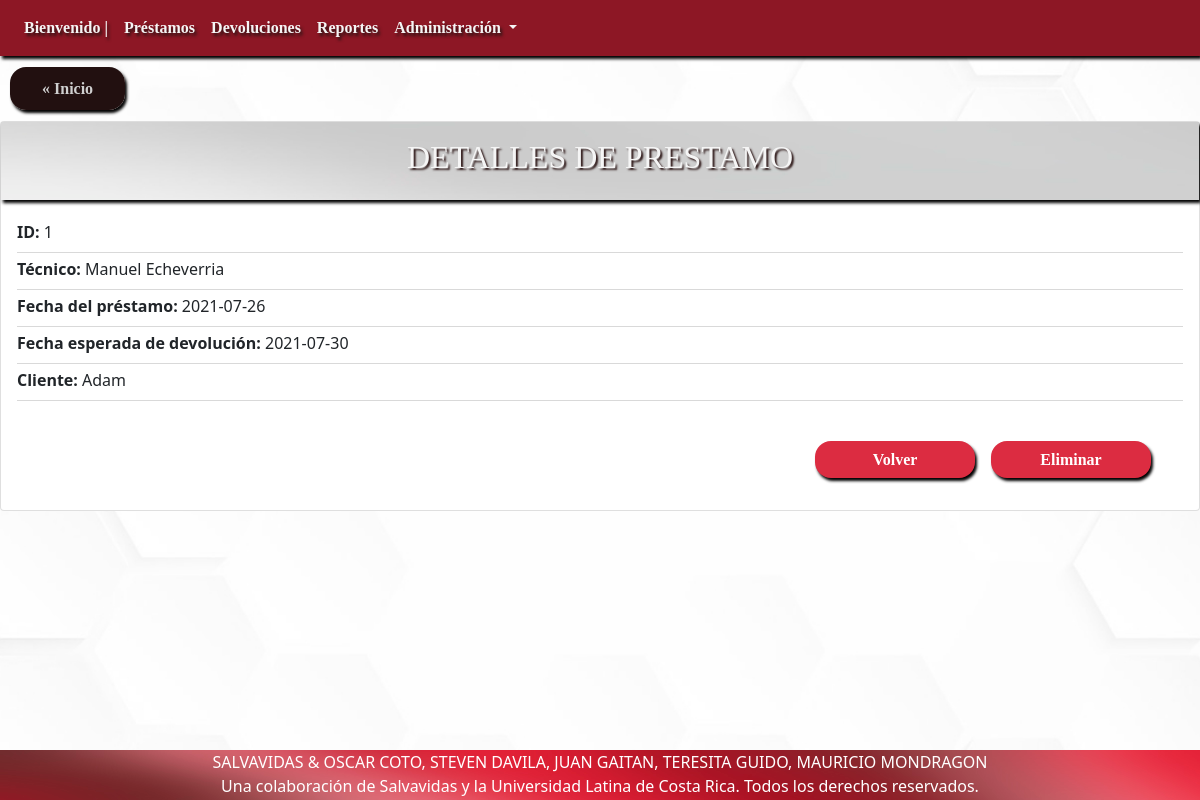
The app's page /?c=detallePrestamo&idPrestamo=1 with its own data.
### tables this page shows
CREATE TABLE `prestamo` (
  `idPrestamo` int(11) NOT NULL,
  `idTecnico` varchar(25) NOT NULL,
  `fechaPrestamo` date DEFAULT current_timestamp(),
  `fechaEsperadaDevolucion` date DEFAULT NULL,
  `cliente` varchar(50) DEFAULT NULL
);

CREATE TABLE `tecnico` (
  `idTecnico` varchar(25) NOT NULL,
  `primerNombre` varchar(50) NOT NULL,
  `segundoNombre` varchar(50) DEFAULT NULL,
  `primerApellido` varchar(50) NOT NULL,
  `segundoApellido` varchar(50) DEFAULT NULL,
  `telefono` varchar(25) DEFAULT NULL,
  `correoElectronico` varchar(50) DEFAULT NULL,
  `direccion` varchar(500) DEFAULT NULL,
  `fechaInclusion` date DEFAULT current_timestamp()
);

### controller/detallePrestamo.php (called while the page is built, shortened)
<?php
include 'model/Prestamo.php';
$prestamoId = $_GET['idPrestamo'];
$sPrestamo = new Prestamo();
    $selectPrestamo = $sPrestamo->seleccionarPrestamo($prestamoId);
    $Tecnico = new Tecnico();
    $allTecnico = $Tecnico->seleccionarAllTecnico();
include 'view/verDetallePrestamo.php';

### model/Prestamo.php (called while the page is built, shortened)
<?php
include_once "model/Tecnico.php";
class Prestamo {
    public function __construct($idPrestamo = 0, $idTecnico = "",$fechaPrestamo = "",$fechaEsperadaDevolucion="",
    $cliente = "") {
        $this->idPrestamo = $idPrestamo;
        $this->idTecnico = $idTecnico;
        $this->fechaPrestamo = $fechaPrestamo;
        $this->fechaEsperadaDevolucion = $fechaEsperadaDevolucion;
        $this->cliente = $cliente;
    }
    function seleccionarPrestamo($idPrestamo = "") {
        $query = "SELECT * FROM prestamo";
        if ($idPrestamo) {
            $query .= " where idPrestamo = '$idPrestamo'";
        }
        $pdo = new Connection();
        $pdo = $pdo->open();
        $result = $pdo->query($query);
        $rows = [];
        foreach ($result->fetchAll() as $row) {
            $rows[] = new Prestamo($row['idPrestamo'], $row['idTecnico'],$row['fechaPrestamo'],
            $row['fechaEsperadaDevolucion'],$row['cliente']);
        }
        return $rows;
    }
}

### model/Tecnico.php (called while the page is built, shortened)
<?php
class Tecnico
{
  public function __construct($idTecnico = "",$primerNombre = "", $segundoNombre = "", $primerApellido = "", $segundoApellido = "", $telefono = "", $correoElectronico = "", $direccion = "", $fechaInclusion = "") {
    $this->idTecnico = $idTecnico;
    $this->primerNombre = $primerNombre;
    $this->primerApellido = $primerApellido;
  }
  function seleccionarAllTecnico() {
    $query = "SELECT * FROM tecnico";
    $pdo = new Connection();
    $pdo = $pdo->open();
    $result = $pdo->query($query);
    $rows = [];
    foreach ($result->fetchAll() as $row) {
        $rows[] = new Tecnico($row['idTecnico'], $row['primerNombre'],$row['segundoNombre'],$row['primerApellido'],$row['segundoApellido'],$row['telefono'],$row['correoElectronico'],$row['direccion'],$row['fechaInclusion']);
    }
    return $rows;
}
}

### view/verDetallePrestamo.php (the view, shortened to what this page needs)
<div class="upside">
    <a href="index.php" class="Inicio">« Inicio</a>
</div>
<div class="card" id="ListaCompleta">
    <div class="card-title">
        <h2> DETALLES DE PRESTAMO </h2>
    </div>
    <?php
        foreach ($selectPrestamo as $value) {    ?>
    <div class="card-body">
        <p class="card-subtitle mb-2" id="card-subtitle">
            <strong>ID: </strong> <?php echo $value->idPrestamo; ?></p>
                <div class="dropdown-divider"></div>
        <p class="card-subtitle mb-2" id="card-subtitle">
        <strong>Técnico: </strong>
        <?php foreach ($allTecnico as $tecnico) { if ($tecnico->idTecnico == $value->idTecnico){ ?>
             <?php echo $tecnico->primerNombre; ?> <?php echo $tecnico->primerApellido; ?></p>
        <?php } } ?>
                <div class="dropdown-divider"></div>
        <p class="card-subtitle mb-2" id="card-subtitle">
            <strong> Fecha del préstamo: </strong><?php echo $value->fechaPrestamo; ?></p>
                <div class="dropdown-divider"></div>
        <p class="card-subtitle mb-2" id="card-subtitle">
            <strong>Fecha esperada de devolución: </strong> <?php echo $value->fechaEsperadaDevolucion; ?></p>
                <div class="dropdown-divider"></div>
        <p class="card-subtitle mb-2" id="card-subtitle">
            <strong>Cliente: </strong> <?php echo $value->cliente; ?></p>
                <div class="dropdown-divider"></div>
    </div>
    <div class="card-dfooter">
        <a href="?c=eliminarPrestamo&idPrestamo=<?php echo $value->idPrestamo; ?>" class="card-link">Eliminar</a>
        <a href="?c=detalleAllPrestamo" class="card-link">Volver</a>
    </div>
    <?php   }  ?>
</div>

### css/style.css (style rules this page uses)
body { background-image: url("../img/wallpaper.jpg"); background-position: center; background-attachment: fixed; background-size:cover; }
.card { margin: auto; width: 100%; display: flexbox; }
.card .card-title { background-image: url("../img/card-subtitle-wallpaper.jpg"); color: whitesmoke; text-align: center; font-family: "Arial Black"; box-shadow: 2px 3px 3px black; }
.card .card-title h2 { text-shadow: 2px 2px 2px #2b1515; padding: 1rem; }

### css/style1.css (style rules this page uses)
#ListaCompleta { margin-top: 10px; width: inherit; }
.upside { margin-top: 20px; margin-left: 10px; margin-bottom: 20px; }
.upside .Inicio { margin: auto; padding: 0.8rem 2rem; text-align: center; background: #221010; color: #cfcfcf; text-decoration: none; width: 50%; box-shadow: 2px 3px 3px black; font-family: "Georgia"; font-weight: bold; border-radius: 1rem; }
.card-dfooter { margin-top: 1rem; margin-right: 2rem; margin-bottom: 2rem; }
.card-dfooter .card-link { float: right; margin-right: 1rem; padding: 0.4rem 2rem; text-align: center; background: #dc2c41; color: white; text-decoration: none; width: 10rem; box-shadow: 2px 3px 3px black; font-family: "Georgia"; font-weight: bold; border-radius: 1rem; }

### records on screen
prestamo: idPrestamo "1", fechaPrestamo "2021-07-26", fechaEsperadaDevolucion "2021-07-30", cliente "Adam"
tecnico: primerNombre "Manuel", primerApellido "Echeverria"
